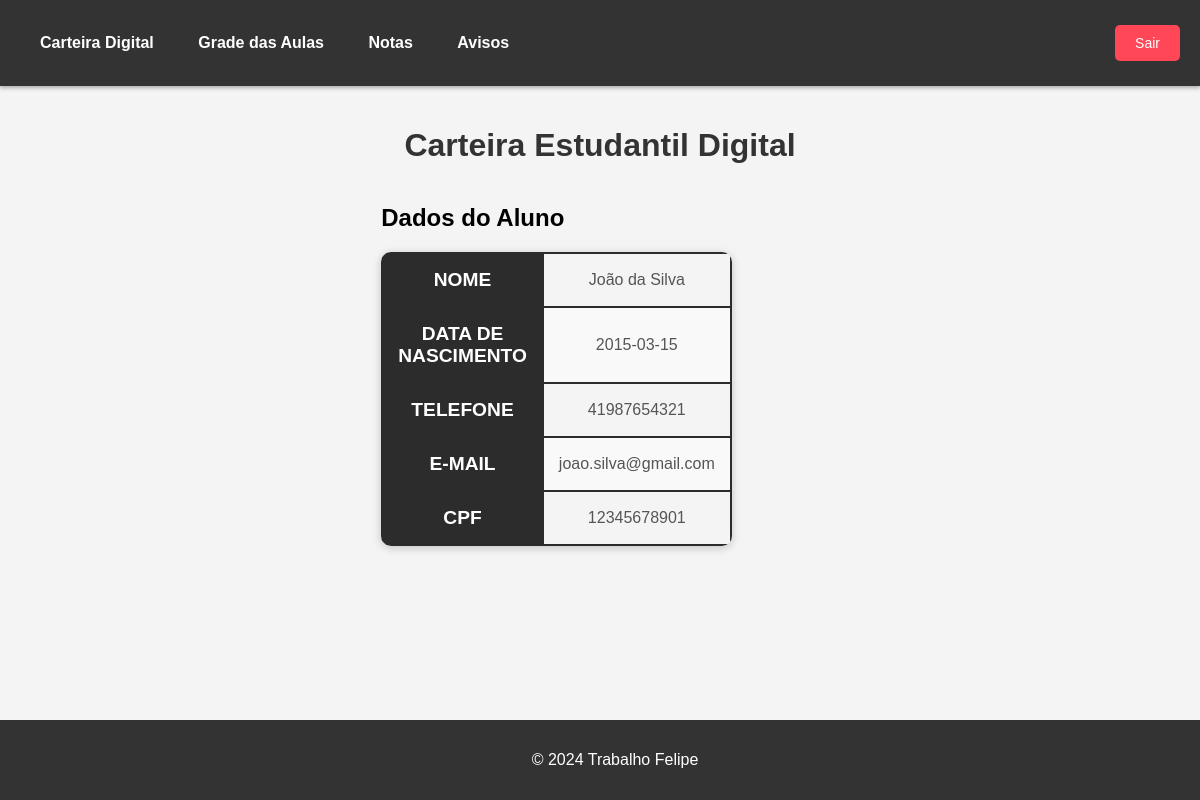
The app's page /CarteiraEstudantil.php (signed in) with its own data.
### tables this page shows
CREATE TABLE `aluno` (
  `AlunoID` int(11) NOT NULL AUTO_INCREMENT,
  `Nome` varchar(255) DEFAULT NULL,
  `DataNascimento` date DEFAULT NULL,
  `Telefone` varchar(15) DEFAULT NULL,
  `Email` varchar(255) DEFAULT NULL,
  `TurmaID` int(11) DEFAULT NULL,
  `EnderecoID` int(11) DEFAULT NULL,
  `Senha` varchar(255) DEFAULT NULL,
  `CPF` varchar(11) DEFAULT NULL,
  PRIMARY KEY (`AlunoID`),
  KEY `TurmaID` (`TurmaID`),
  KEY `EnderecoID` (`EnderecoID`),
  CONSTRAINT `aluno_ibfk_1` FOREIGN KEY (`TurmaID`) REFERENCES `turma` (`TurmaID`),
  CONSTRAINT `aluno_ibfk_2` FOREIGN KEY (`EnderecoID`) REFERENCES `endereco` (`EnderecoID`)
);

### CarteiraEstudantil.php (the view, shortened to what this page needs)
<?php
$servername = "localhost";
$username = "root";
$password = '';
$dbname = "escola_db";
$conn = new mysqli($servername, $username, $password, $dbname);
$cpf = $_SESSION['cpf'];
$sql = "SELECT * FROM Aluno WHERE CPF = '$cpf'";
$result = $conn->query($sql);
$aluno = $result->fetch_assoc();
?>
<!DOCTYPE html>
<html lang="pt-BR">
<head>
    <link rel="stylesheet" href="styles.css">
</head>
<body>
<header>
    <nav>
        <ul>
            <li><a href="CarteiraEstudantil.php">Carteira Digital</a></li>
            <li><a href="Grade.php">Grade das Aulas</a></li>
            <li><a href="Notas.php">Notas</a></li>
            <li><a href="Avisos.php">Avisos</a></li>
        </ul>
    </nav>
    <button class="logout-btn" onclick="window.location.href='logout.php'">Sair</button>
</header>
<main>
    <h1>Carteira Estudantil Digital</h1>
    <div class="student-info">
        <h2>Dados do Aluno</h2>
        <table>
            <tr>
                <th>Nome</th>
                <td><?php echo $aluno['Nome']; ?></td>
            </tr>
            <tr>
                <th>Data de Nascimento</th>
                <td><?php echo isset($aluno['DataNascimento']) ? $aluno['DataNascimento'] : 'Não disponível'; ?></td>
            </tr>
            <tr>
                <th>Telefone</th>
                <td><?php echo $aluno['Telefone']; ?></td>
            </tr>
            <tr>
                <th>E-mail</th>
                <td><?php echo $aluno['Email']; ?></td>
            </tr>
            <tr>
                <th>CPF</th>
                <td><?php echo $aluno['CPF']; ?></td>
            </tr>
        </table>
    </div>
</main>
<footer>
    <p>&copy; 2024 Trabalho Felipe</p>
</footer>
</body>
</html>

### styles.css (style rules this page uses)
body { font-family: Arial, sans-serif; margin: 0; padding: 0; background-color: #f4f4f4; display: flex; flex-direction: column; min-height: 100vh; }
header { background-color: #333; color: #fff; padding: 15px 20px; display: flex; justify-content: space-between; align-items: center; box-shadow: 0 2px 4px rgba(0, 0, 0, 0.3); }
nav ul { list-style-type: none; padding: 0; margin: 0; }
nav ul li { display: inline; margin: 0 20px; }
nav ul li a { color: #fff; text-decoration: none; font-weight: bold; }
.logout-btn { background-color: #ff4757; color: white; padding: 10px 20px; border: none; border-radius: 5px; cursor: pointer; font-size: 14px; margin: 10px 0; display: inline-block; transition: background-color 0.3s; }
main { flex: 1; padding: 20px; display: flex; flex-direction: column; align-items: center; }
h1 { text-align: center; color: #333; margin-bottom: 20px; }
table { width: 80%; border-collapse: collapse; margin-top: 20px; box-shadow: 0 2px 10px rgba(0, 0, 0, 0.2); border-radius: 10px; overflow: hidden; }
th, td { border: 2px solid #2b2b2b; padding: 15px; text-align: center; }
th { background-color: #2c2c2c; color: white; font-size: 1.2em; text-transform: uppercase; }
tbody tr:nth-child(even) { background-color: #f9f9f9; }
td { font-size: 1em; color: #555; }
footer { background-color: #333; color: #fff; text-align: center; padding: 15px; position: relative; bottom: 0; width: 100%; margin-top: auto; }

### records on screen
aluno: Nome "João da Silva", DataNascimento "2015-03-15", Telefone "41987654321", Email "joao.silva@gmail.com", CPF "12345678901"
